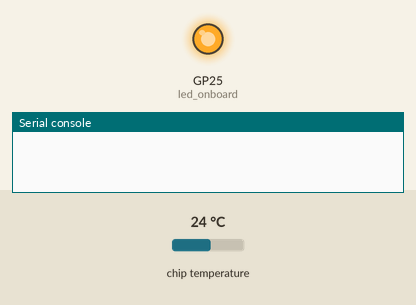
Simulated run of this program. Board: Raspberry Pi Pico running MicroPython. Parts: output pins drawn as LEDs (lit = HIGH), the last lines printed to the serial console. Inputs (shaded band) come from the test bench; at power-on: chip temperature 24 °C. Files the program writes start out absent.

Above: at 67.0 s.
At 74.5 s:
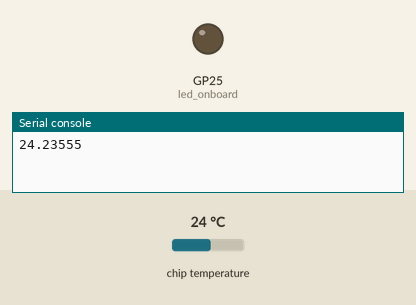
Timing chart, 0 to 84.0 s (numbered marks = the images above):
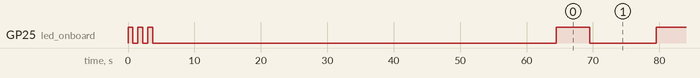

The program:

datalogger.py
```python
import machine
import utime
import os
machine.freq(75000000)
sensor_temp = machine.ADC(machine.ADC.CORE_TEMP)
led_onboard = machine.Pin(25, machine.Pin.OUT)
conversion_factor = 3.3 / (65535)

# startup indicator flah 3 times
for i in range(3):
    led_onboard.value(1)
    utime.sleep(0.75)
    led_onboard.value(0)
    utime.sleep(0.75)

utime.sleep(6)
utime.sleep(6)
utime.sleep(6)
utime.sleep(6)
utime.sleep(6)
utime.sleep(6)
utime.sleep(6)
utime.sleep(6)
utime.sleep(6)
utime.sleep(6)

#Time delay to stop the program manualy, so it won't ovorwrite temps.txt
#I dont now how to append it yet

file = open("temps.txt", "w")


while True:
# for j in range(10):
    reading = sensor_temp.read_u16() * conversion_factor
    temperature = 27 - (reading - 0.706)/0.001721
    led_onboard.value(1)
    utime.sleep(1)
    file.write(str(temperature) + "\n")
    file.flush()
    utime.sleep(4)
    print(temperature)
    led_onboard.value(0)
    utime.sleep(10)
```

Measured:
- by itself, GP25 (led_onboard): HIGH → LOW at 0.75 s, → HIGH 0.75 s later, → LOW 0.75 s later, → HIGH 0.75 s later, … (15 changes in this stretch)
